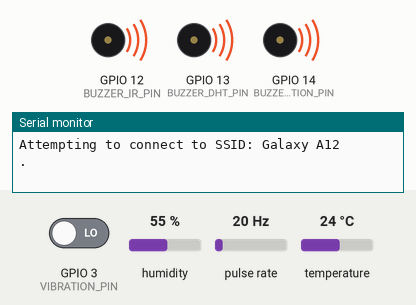
Simulated run of this sketch. Board: ESP8266 (NodeMCU). Parts: buzzer (waves = sounding, pin HIGH), the last lines printed to the serial monitor. Wiring (inferred from the names in the program): pulse sensor: data GPIO 5. Inputs (shaded band) come from the test bench; at power-on: temperature 24 °C, pulse rate 20 Hz, GPIO 3 (VIBRATION_PIN) LOW, humidity 55 %. WiFi joins after 1.5 s; servers stay silent unless stated.

Above: at 1.2 s.
1.3 s: temperature set to 30 °C
9.0 s: temperature set to 33 °C
At 10.5 s:
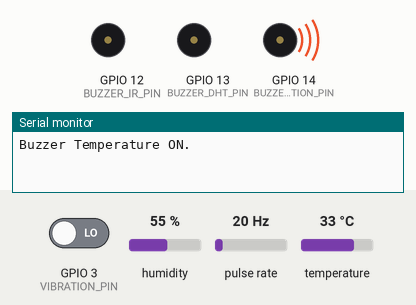
16.7 s: pulse rate (sensor on GPIO 5) set to 4 Hz
At 19.5 s:
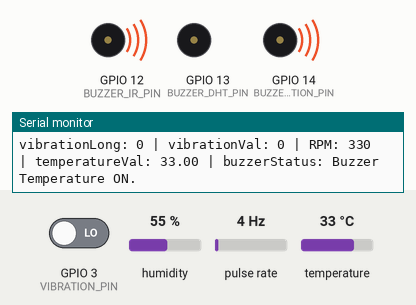
24.4 s: pulse rate (sensor on GPIO 5) set to 6 Hz
28.8 s: pulse rate (sensor on GPIO 5) set to 9 Hz
At 33.7 s:
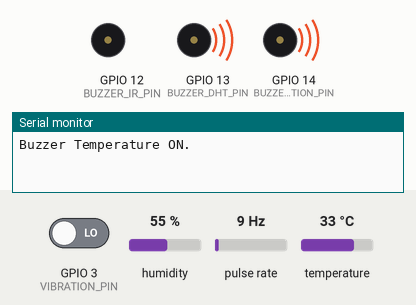
36.5 s: pulse rate (sensor on GPIO 5) set to 1 Hz
Timing chart, 0 to 41.0 s (numbered marks = the images above; inputs shaded):
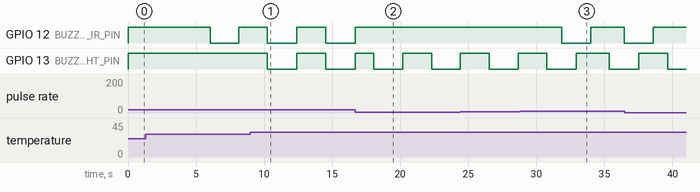

The sketch:

DEV_3.ino
```cpp
#include <ESP8266WiFi.h>
#include "ThingSpeak.h" // always include thingspeak header file after other header files and custom macros
#include "DHT.h"

// Thingspeak setup
#define SECRET_SSID "Galaxy A12"  // Change this to your WIFI name
#define SECRET_PASS "tes123123"  // Change this to your WIFI password
#define SECRET_CH_ID 1345830
#define SECRET_WRITE_APIKEY "0O6B77OMVMAC7SZL"
unsigned long myChannelNumber = SECRET_CH_ID;
const char * myWriteAPIKey = SECRET_WRITE_APIKEY;

// WIFI setup
char ssid[] = SECRET_SSID;   // your network SSID (name)
char pass[] = SECRET_PASS;   // your network password
WiFiClient  client;

// Input pin and setup
const int VIBRATION_PIN = 3;
const int IR_PIN = 5;
const int DHT_PIN = 4;
#define DHTTYPE DHT11
DHT dht(DHT_PIN, DHTTYPE);

// Output pin
const int BUZZER_VIBRATION_PIN = 14;
const int BUZZER_IR_PIN = 12;
const int BUZZER_DHT_PIN = 13;

// Set value
const int maxRPM = 500;
const int maxTemperature = 32;
unsigned long maxVibrationTime = 100000;  // in Microsecond

// Variable
int vibrationVal = 0;
long vibrationLong = 0;
float temperatureVal = 0;
int holes = 2;
int RPM = 0;
int count = 0;
String buzzerStatus = "";

// Variable time for millis
unsigned long current_time = 0;
unsigned long previous_count_rpm = 0;
unsigned long previous_buzzer_vibration = 0;
unsigned long previous_buzzer_ir = 0;
unsigned long previous_buzzer_temperature = 0;
unsigned long previous_send_thinkspeak = 0;

ICACHE_RAM_ATTR void countRevolution() {
  count++;
}

int second(float sec) {
  return sec * 1000;
}

void setup() {
  Serial.begin(9600);

  pinMode(VIBRATION_PIN, INPUT);
  pinMode(IR_PIN, INPUT);

  pinMode(BUZZER_VIBRATION_PIN, OUTPUT);
  digitalWrite(BUZZER_VIBRATION_PIN, HIGH);
  pinMode(BUZZER_IR_PIN, OUTPUT);
  digitalWrite(BUZZER_IR_PIN, HIGH);
  pinMode(BUZZER_DHT_PIN, OUTPUT);
  digitalWrite(BUZZER_DHT_PIN, HIGH);

  attachInterrupt(digitalPinToInterrupt(IR_PIN), countRevolution, RISING);

  WiFi.mode(WIFI_STA);
  ThingSpeak.begin(client);
  dht.begin();
}

void loop() {
  if (isSetupWifiSuccess()) {
    current_time = millis();

    getSensorData();
    serialPrint();
    sendSensorDataToThingspeak();
  } else {
    Serial.println("WIFI is not connected.");
  }
}

bool isSetupWifiSuccess() {
  int attempts = 1;

  // Connect or reconnect to WiFi
  if(WiFi.status() != WL_CONNECTED){
    Serial.print("Attempting to connect to SSID: ");
    Serial.println(SECRET_SSID);
    while(WiFi.status() != WL_CONNECTED && attempts <=3 ){
      WiFi.begin(ssid, pass);  // Connect to WPA/WPA2 network. Change this line if using open or WEP network
      Serial.print(".");
      delay(5000);
      attempts++;
    }
    if (WiFi.status() == WL_CONNECTED) {
      Serial.println("\nConnected.");
    }
    return false;
  }
  return true;
}

void getSensorData() {
  buzzerStatus = "";
  vibrationLong = getVibrationTime();
  temperatureVal = dht.readTemperature();

  if (vibrationLong > maxVibrationTime) {
    vibrationVal = 1;
    digitalWrite(BUZZER_VIBRATION_PIN, LOW);
    buzzerStatus += "Buzzer Vibration ON.\n";
    previous_buzzer_vibration = millis();
  } else {
    vibrationVal = 0;
    if ((current_time - previous_buzzer_vibration) >= second(1)) {
      digitalWrite(BUZZER_VIBRATION_PIN, HIGH);
    }
  }

  if ((current_time - previous_count_rpm) >= second(1)) {
    RPM = count * 60 / holes;
    count = 0;
    previous_count_rpm = millis();
  }

  if (RPM > maxRPM) {
    if ((current_time - previous_buzzer_ir) >= second(0.5)) {
      digitalWrite(BUZZER_IR_PIN, !(digitalRead(BUZZER_IR_PIN)));
      previous_buzzer_ir = millis();
    }
    buzzerStatus += "Buzzer IR ON.\n";
  } else {
    digitalWrite(BUZZER_IR_PIN, HIGH);
  }

  if (temperatureVal >= maxTemperature) {
    if ((current_time - previous_buzzer_temperature) >= second(0.1)) {
      digitalWrite(BUZZER_DHT_PIN, !(digitalRead(BUZZER_DHT_PIN)));
      previous_buzzer_temperature = millis();
    }
    buzzerStatus += "Buzzer Temperature ON.";
  } else {
    digitalWrite(BUZZER_DHT_PIN, HIGH);
  }
}

void serialPrint() {
  Serial.print("vibrationLong: ");
  Serial.print(vibrationLong);
  Serial.print(" | vibrationVal: ");
  Serial.print(vibrationVal);
  Serial.print(" | RPM: ");
  Serial.print(RPM);
  Serial.print(" | temperatureVal: ");
  Serial.print(temperatureVal);
  Serial.print(" | buzzerStatus: ");
  Serial.print(buzzerStatus);
  Serial.println();
}

void sendSensorDataToThingspeak() {
  if ((current_time - previous_send_thinkspeak) >= second(15)) {
    ThingSpeak.setField(1, RPM);
    ThingSpeak.setField(2, vibrationLong);
    ThingSpeak.setField(3, temperatureVal);
    ThingSpeak.setStatus(buzzerStatus);

    int httpCode = ThingSpeak.writeFields(myChannelNumber, myWriteAPIKey);
    if(httpCode == 200){
      Serial.println("Channel update successful.");
    }
    else{
      Serial.println("Problem updating channel. HTTP error code " + String(httpCode));
    }

    previous_send_thinkspeak = millis();
  }
}

long getVibrationTime() {
  long measurement = pulseIn(VIBRATION_PIN, HIGH);
  return measurement;
}
```

Measured:
- the behaviour switches between 31 and 32 °C on temperature (found by bisection; images 0 and 1)
- the behaviour switches between 7 and 8 Hz on pulse rate (sensor on GPIO 5) (found by bisection; images 2 and 3)
- after the input at 9.0 s, GPIO 13 (BUZZER_DHT_PIN): alternates HIGH for 2.2 s and LOW for 2.2 s, starting after 1.2 s
- after the input at 16.7 s, GPIO 12 (BUZZER_IR_PIN): stays HIGH (without the input it goes to LOW after 2.4 s)
- after the input at 28.8 s, GPIO 12 (BUZZER_IR_PIN): HIGH → LOW after 3.1 s, → HIGH 2.1 s later, → LOW 2.4 s later
- by itself, GPIO 12 (BUZZER_IR_PIN): alternates HIGH for 2.2 s and LOW for 2.2 s
